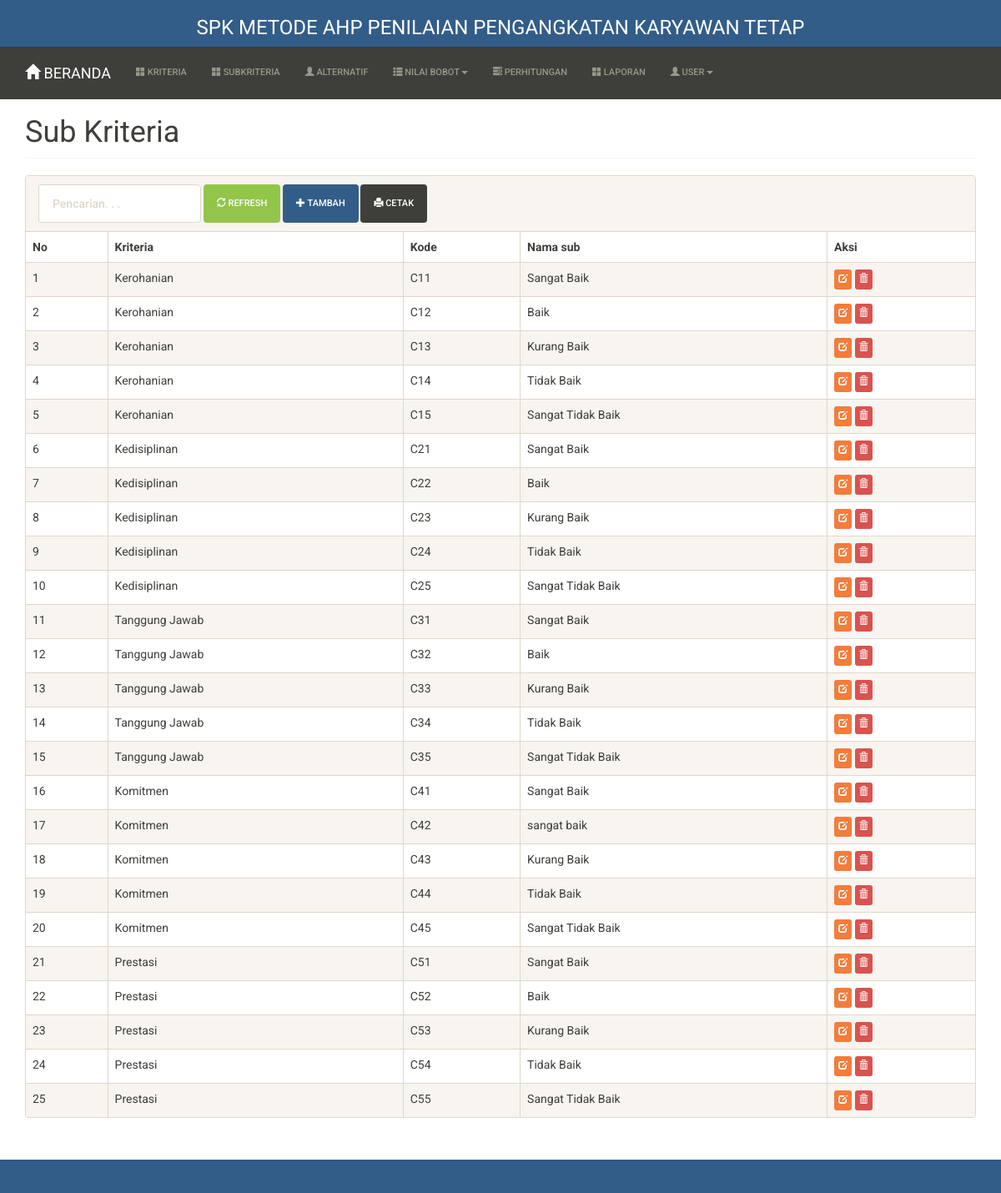
Screenshot of /index.php?m=sub (signed in) with the database file from the repository.
### tables this page shows
CREATE TABLE `tb_sub` (
  `kode_sub` varchar(255) NOT NULL,
  `kode_kriteria` varchar(255) DEFAULT NULL,
  `nama_sub` varchar(255) DEFAULT NULL,
  `nilai_sub` double DEFAULT NULL
);

CREATE TABLE `tb_kriteria` (
  `kode_kriteria` varchar(16) NOT NULL,
  `nama_kriteria` varchar(256) DEFAULT NULL
);

### functions.php (called while the page is built, shortened)
<?php
include 'config.php';
include 'includes/db.php';
$db = new DB($config['server'], $config['username'], $config['password'], $config['database_name']);
include 'includes/general.php';
$mod = isset($_GET['m']) ? $_GET['m'] : '';

### config.php (called while the page is built)
<?php
$config["server"] = 'localhost';
$config["username"] = 'root';
$config["password"] = '';
$config["database_name"] = 'dewi';

### includes/general.php (called while the page is built, shortened)
<?php
function esc_field($str)
{
    return htmlspecialchars($str, ENT_QUOTES, 'UTF-8');
}

### includes/db.php (called while the page is built, shortened)
<?php
class DB
{
    var $conn = null;
    public function __construct($host, $username, $passwd, $dbname)
    {
        $this->conn = mysqli_connect($host, $username, $passwd, $dbname);
    }
    public function query($sql)
    {
        $query = mysqli_query($this->conn, $sql) or die('<pre>Error mysqli_query: ' . mysqli_error($this->conn) . '<br />' . $sql . '</pre>');
        return $query;
    }
    public function get_results($sql)
    {
        $query = $this->query($sql);
        $arr = [];
        while ($row = mysqli_fetch_object($query)) {
            $arr[] = $row;
        }
        return $arr;
    }
}

### sub.php (the view, shortened to what this page needs)
<div class="page-header">
    <h1>Sub Kriteria</h1>
</div>
<div class="panel panel-default">
    <div class="panel-heading">
        <form class="form-inline">
            <div class="form-group">
                <input class="form-control" type="text" placeholder="Pencarian. . ." name="q" value="<?= isset($_GET['q'])?$_GET['q']:'' ?>" />
            </div>
            <div class="form-group">
                <button class="btn btn-success"><span class="glyphicon glyphicon-refresh"></span> Refresh</button>
            </div>
            <div class="form-group">
                <a class="btn btn-primary" href="?m=sub_tambah"><span class="glyphicon glyphicon-plus"></span> Tambah</a>
            </div>
            <div class="form-group">
                <a class="btn btn-default" href="cetak.php?m=sub&a=<?= isset($_GET['q'])?$_GET['q']:'' ?>" target="_blank"><span class="glyphicon glyphicon-print"></span> Cetak</a>
            </div>
        </form>
    </div>
    <div class="table-responsive">
        <table class="table table-bordered table-hover table-striped">
            <thead>
                <tr>
                    <th>No</th>
                    <th>Kriteria</th>
                    <th>Kode</th>
                    <th>Nama sub</th>
                    <th>Aksi</th>
                </tr>
            </thead>
            <?php
            $q = esc_field(isset($_GET['q'])?$_GET['q']:'');
            $rows = $db->get_results("SELECT * FROM tb_sub s
                INNER JOIN tb_kriteria k ON s.kode_kriteria=k.kode_kriteria
                WHERE nama_sub LIKE '%$q%' ORDER BY k.kode_kriteria, s.kode_sub");
            $no = 0;
            foreach ($rows as $row) : ?>
                <tr>
                    <td><?= ++$no ?></td>
                    <td><?= $row->nama_kriteria ?></td>
                    <td><?= $row->kode_sub ?></td>
                    <td><?= $row->nama_sub ?></td>
                    <td>
                        <a class="btn btn-xs btn-warning" href="?m=sub_ubah&ID=<?= $row->kode_sub ?>"><span class="glyphicon glyphicon-edit"></span></a>
                        <a class="btn btn-xs btn-danger" href="aksi.php?act=sub_hapus&ID=<?= $row->kode_sub ?>" onclick="return confirm('Hapus data?')"><span class="glyphicon glyphicon-trash"></span></a>
                    </td>
                </tr>
            <?php endforeach ?>
        </table>
    </div>
</div>

### index.php (shortened to what this page needs)
<?php
include 'functions.php';
?>
<!DOCTYPE html>
<html lang="en">
<head>
  <link href="assets/css/sandstone-bootstrap.min.css" rel="stylesheet" />
  <link href="assets/css/general.css" rel="stylesheet" />
</head>
<body>
  <nav class="nav-collapse bg-primary">
    <div class="container">
      <h3 align="center">SPK METODE AHP PENILAIAN PENGANGKATAN KARYAWAN TETAP</h3>
    </div>
  </nav>
  <nav class="navbar navbar-default navbar-static-top">
    <div class="container">
      <div class="navbar-header">
        <a class="navbar-brand" href="?"><span class="glyphicon glyphicon-home"></span> BERANDA</a>
      </div>
      <div id="navbar" class="navbar-collapse collapse">
        <ul class="nav navbar-nav">
          <li><a href="?m=kriteria"><span class="glyphicon glyphicon-th-large"></span> Kriteria</a></li>
          <li><a href="?m=sub"><span class="glyphicon glyphicon-th-large"></span> SubKriteria</a></li>
          <li><a href="?m=alternatif"><span class="glyphicon glyphicon-user"></span> Alternatif</a></li>
          <li class="dropdown">
            <a href="#" class="dropdown-toggle" data-toggle="dropdown" role="button" aria-expanded="false"><span class="glyphicon glyphicon-th-list"></span> Nilai Bobot<span class="caret"></span></a>
          </li>
          <li><a href="?m=hitung"><span class="glyphicon glyphicon-tasks"></span> Perhitungan</a></li>
          <li><a href="?m=laporan"><span class="glyphicon glyphicon-th-large"></span> Laporan</a></li>
          <li class="dropdown">
            <a href="#" class="dropdown-toggle" data-toggle="dropdown" role="button" aria-expanded="false"><span class="glyphicon glyphicon-user"></span> User<span class="caret"></span></a>
          </li>
        </ul>
      </div>
    </div>
  </nav>
  <div class="container">
    <?php
    if (file_exists($mod . '.php'))
      include $mod . '.php';
    else
      include 'home.php';
    ?>
  </div>
  <footer class="footer bg-primary">
  </footer>
</body>
</html>

### assets/css/general.css (style rules this page uses)
html { position: relative; min-height: 100%; }
body { margin-bottom: 70px; }
.footer { position: absolute; bottom: 0; width: 100%; height: 40px; }
.page-header { margin-top: 0; padding-bottom: 0; }
.page-header h1 { margin-top: 0; }

### rows the page displays
tb_sub: kode_kriteria.nama_kriteria "Kerohanian", kode_sub "C11", nama_sub "Sangat Baik"
tb_sub: kode_kriteria.nama_kriteria "Kerohanian", kode_sub "C12", nama_sub "Baik"
tb_sub: kode_kriteria.nama_kriteria "Kerohanian", kode_sub "C13", nama_sub "Kurang Baik"
tb_sub: kode_kriteria.nama_kriteria "Kerohanian", kode_sub "C14", nama_sub "Tidak Baik"
tb_sub: kode_kriteria.nama_kriteria "Kerohanian", kode_sub "C15", nama_sub "Sangat Tidak Baik"
tb_sub: kode_kriteria.nama_kriteria "Kedisiplinan", kode_sub "C21", nama_sub "Sangat Baik"
tb_sub: kode_kriteria.nama_kriteria "Kedisiplinan", kode_sub "C22", nama_sub "Baik"
tb_sub: kode_kriteria.nama_kriteria "Kedisiplinan", kode_sub "C23", nama_sub "Kurang Baik"
tb_sub: kode_kriteria.nama_kriteria "Kedisiplinan", kode_sub "C24", nama_sub "Tidak Baik"
tb_sub: kode_kriteria.nama_kriteria "Kedisiplinan", kode_sub "C25", nama_sub "Sangat Tidak Baik"
tb_sub: kode_kriteria.nama_kriteria "Tanggung Jawab", kode_sub "C31", nama_sub "Sangat Baik"
tb_sub: kode_kriteria.nama_kriteria "Tanggung Jawab", kode_sub "C32", nama_sub "Baik"
tb_sub: kode_kriteria.nama_kriteria "Tanggung Jawab", kode_sub "C33", nama_sub "Kurang Baik"
tb_sub: kode_kriteria.nama_kriteria "Tanggung Jawab", kode_sub "C34", nama_sub "Tidak Baik"
tb_sub: kode_kriteria.nama_kriteria "Tanggung Jawab", kode_sub "C35", nama_sub "Sangat Tidak Baik"
tb_sub: kode_kriteria.nama_kriteria "Komitmen", kode_sub "C41", nama_sub "Sangat Baik"
tb_sub: kode_kriteria.nama_kriteria "Komitmen", kode_sub "C42", nama_sub "sangat baik"
tb_sub: kode_kriteria.nama_kriteria "Komitmen", kode_sub "C43", nama_sub "Kurang Baik"
tb_sub: kode_kriteria.nama_kriteria "Komitmen", kode_sub "C44", nama_sub "Tidak Baik"
tb_sub: kode_kriteria.nama_kriteria "Komitmen", kode_sub "C45", nama_sub "Sangat Tidak Baik"
tb_sub: kode_kriteria.nama_kriteria "Prestasi", kode_sub "C51", nama_sub "Sangat Baik"
tb_sub: kode_kriteria.nama_kriteria "Prestasi", kode_sub "C52", nama_sub "Baik"
tb_sub: kode_kriteria.nama_kriteria "Prestasi", kode_sub "C53", nama_sub "Kurang Baik"
tb_sub: kode_kriteria.nama_kriteria "Prestasi", kode_sub "C54", nama_sub "Tidak Baik"
tb_sub: kode_kriteria.nama_kriteria "Prestasi", kode_sub "C55", nama_sub "Sangat Tidak Baik"
